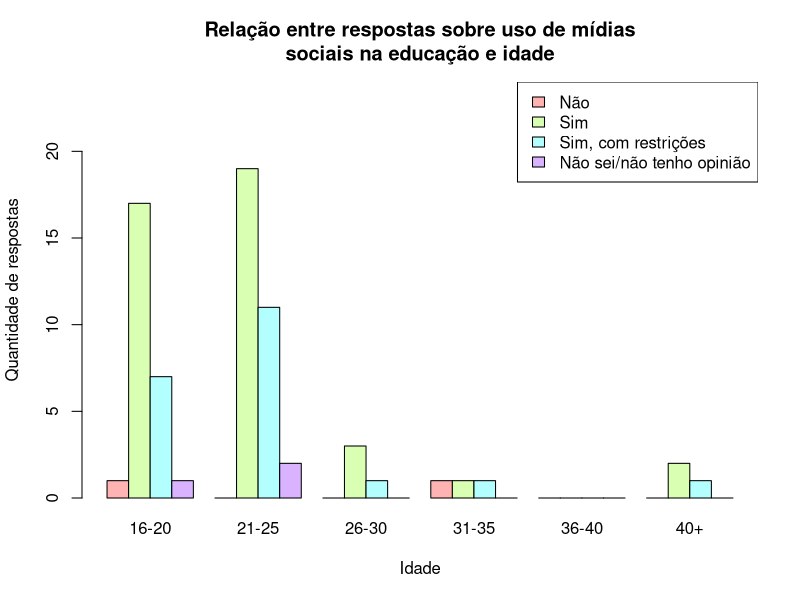

Source code (R):
library(readxl)
# Carrega a planilha em um dataframe
df <- read_excel("dados/umses_alunos_2018.xlsx")

nrow <- as.table(c(0, 0, 0, 0))
names(nrow) <- c(1, 2, 3, 4)

graf <- table(data.frame(df$usoacademico, df$idade))

ngraf <- cbind(graf[,1:4], nrow, graf[,5])
colnames(ngraf) <- c(1, 2, 3, 4, 5, 6)

lbls = c("16-20", "21-25", "26-30", "31-35", "36-40", "40+")

png("graficos/relacao-uso-midias-sociais-educacao-por-idade.png", width=600, height=600)

barplot(ngraf,
        main="Relação entre respostas sobre uso de mídias\nsociais na educação e idade",
        beside=TRUE,
        names.arg=lbls,
        ylim=c(0, max(ngraf) + 5),
        col=rainbow(4, s=.3),
        xlab="Idade",
        ylab="Quantidade de respostas")

legend("topright", c("Não", "Sim", "Sim, com restrições", "Não sei/não tenho opinião"), fill=rainbow(4, s=.3))

dev.off()

